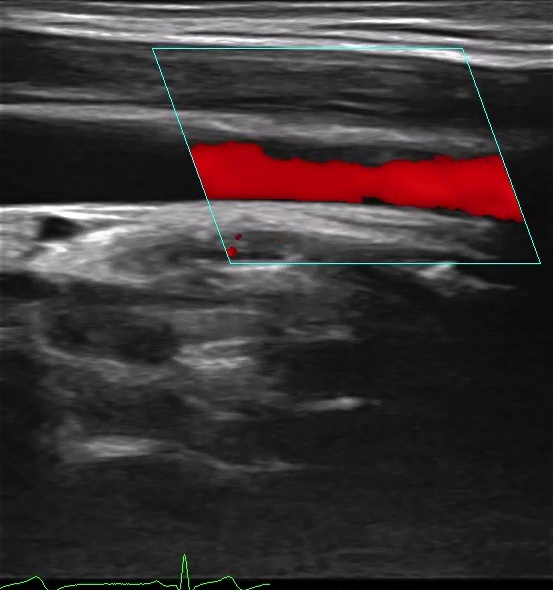
#> input picture data/classify_view/input/frame_004920.jpg, 553 x 590 px
$ python -i image_utils.py   (imports and definitions only)
#> lines starting #> are read from the running program, lines starting #| are printed output that depends on the picture; after the words box and inside, x2 and y2 are one past the last pixel; in counts of white or black regions, pixels touching at a corner belong together
#> further down, picture is the input picture: shape (590, 553, 3); mean B, G, R 52.3, 51.5, 59
import cv2

from config import OCR_UPSCALE


def crop(image, bounds):
    """Return the pixels inside (left, top, right, bottom) bounds."""
    x1, y1, x2, y2 = bounds
    cropped = image[y1:y2, x1:x2]
    print(
        f"[crop] bounds=(left={x1}, top={y1}, right={x2}, bottom={y2}); "
        f"input shape={image.shape}; output crop shape={cropped.shape}"
    )
    return cropped


def prep_light_on_dark(image):
    """Convert bright-on-dark text to OCR-friendly dark text on a light field (OCR was predominantly trained on dark text on light)."""
    print(f"[prep_light_on_dark] Starting with BGR image shape={image.shape}.")
#| [prep_light_on_dark] Starting with BGR image shape=(590, 553, 3).

    # Tesseract gets a single brightness value per pixel instead of three color channels.
    gray = cv2.cvtColor(image, cv2.COLOR_BGR2GRAY)
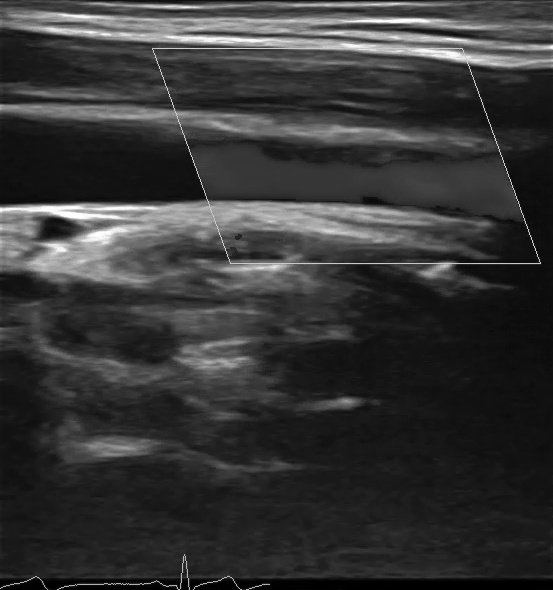
#> gray: shape (590, 553); min 0, max 255, mean 53.9
    print(f"[prep_light_on_dark] Grayscale shape={gray.shape}.")
#| [prep_light_on_dark] Grayscale shape=(590, 553).

    # Scale both dimensions by OCR_UPSCALE to make small footer letters larger.
    gray = cv2.resize(
        gray,
        None,
        fx=OCR_UPSCALE,
        fy=OCR_UPSCALE,
        interpolation=cv2.INTER_CUBIC,
    )
#> gray: shape (1770, 1659)
    print(f"[prep_light_on_dark] Resized by {OCR_UPSCALE}x in each dimension; shape={gray.shape}.")
#| [prep_light_on_dark] Resized by 3x in each dimension; shape=(1770, 1659).

    # Smooth tiny pixel variations before finding a black/white cutoff.
    gray = cv2.GaussianBlur(gray, (3, 3), 0)
    threshold_value, binary = cv2.threshold(
        gray,
        0,
        255,
        cv2.THRESH_BINARY + cv2.THRESH_OTSU,
    )
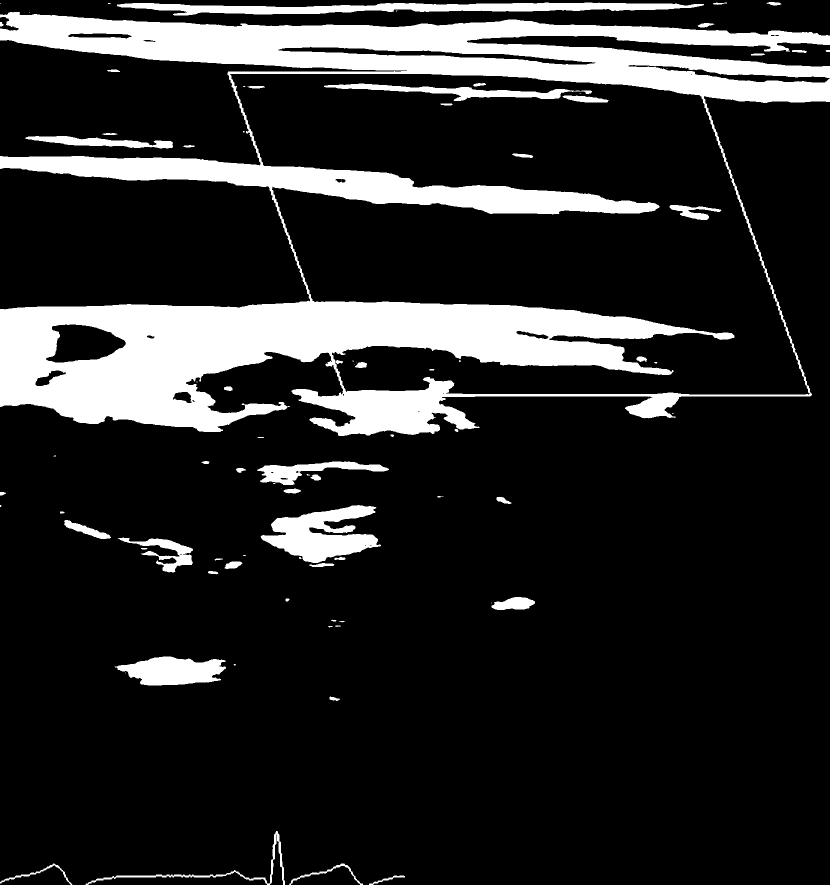
#> binary: shape (1770, 1659) (shown at 1/2 size); 16.3% white; 84 white regions (27 under 20 px), largest, box (x1, y1, x2, y2) and area: (0, 24, 1659, 872) 407007, (234, 5, 1408, 31) 16196, (521, 1010, 762, 1126) 14972
#> threshold_value = 88
    print(f"[prep_light_on_dark] Otsu chose cutoff={threshold_value:.1f}; thresholding separates dark and light pixels.")
#| [prep_light_on_dark] Otsu chose cutoff=88.0; thresholding separates dark and light pixels.

    # The inversion makes bright text dark, which is the common OCR input style.
    binary = cv2.bitwise_not(binary)

    # Adds border to prevent Tesseract from cutting off letters that touch the edge of the image.
    prepared = cv2.copyMakeBorder(
        binary,
        10,
        10,
        10,
        10,
        cv2.BORDER_CONSTANT,
        value=255,
    )
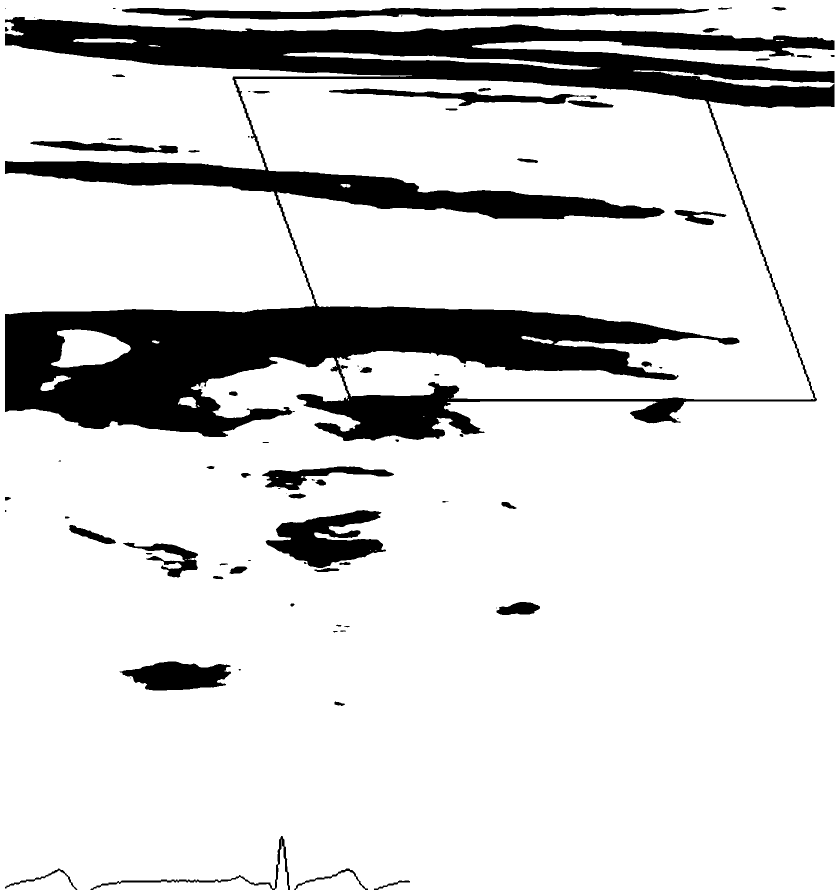
#> prepared: shape (1790, 1679) (shown at 1/2 size); 84.1% white; 84 black regions (27 under 20 px), largest, box (x1, y1, x2, y2) and area: (10, 34, 1669, 882) 407007, (244, 15, 1418, 41) 16196, (531, 1020, 772, 1136) 14972
    print(
        f"[prep_light_on_dark] Inverted image and added a 10-pixel white border; OCR input shape={prepared.shape}."
    )
#| [prep_light_on_dark] Inverted image and added a 10-pixel white border; OCR input shape=(1790, 1679).
    return prepared

>>> import cv2
>>> picture = cv2.imread('../../../data/classify_view/input/frame_004920.jpg')
>>> result = prep_light_on_dark(picture)

$ run again, on data/classify_view/input/frame_006090.jpg
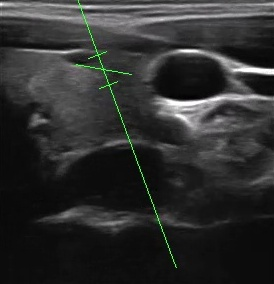
#> input picture data/classify_view/input/frame_006090.jpg, 274 x 284 px
#> picture is the input picture: shape (284, 274, 3); mean B, G, R 46.3, 47, 46.2
#| [prep_light_on_dark] Starting with BGR image shape=(284, 274, 3).
#| [prep_light_on_dark] Grayscale shape=(284, 274).
#| [prep_light_on_dark] Resized by 3x in each dimension; shape=(852, 822).
#> in prep_light_on_dark, `threshold_value, binary = cv2.threshold( gray, 0, 255, cv2.THRESH_BINA..`:
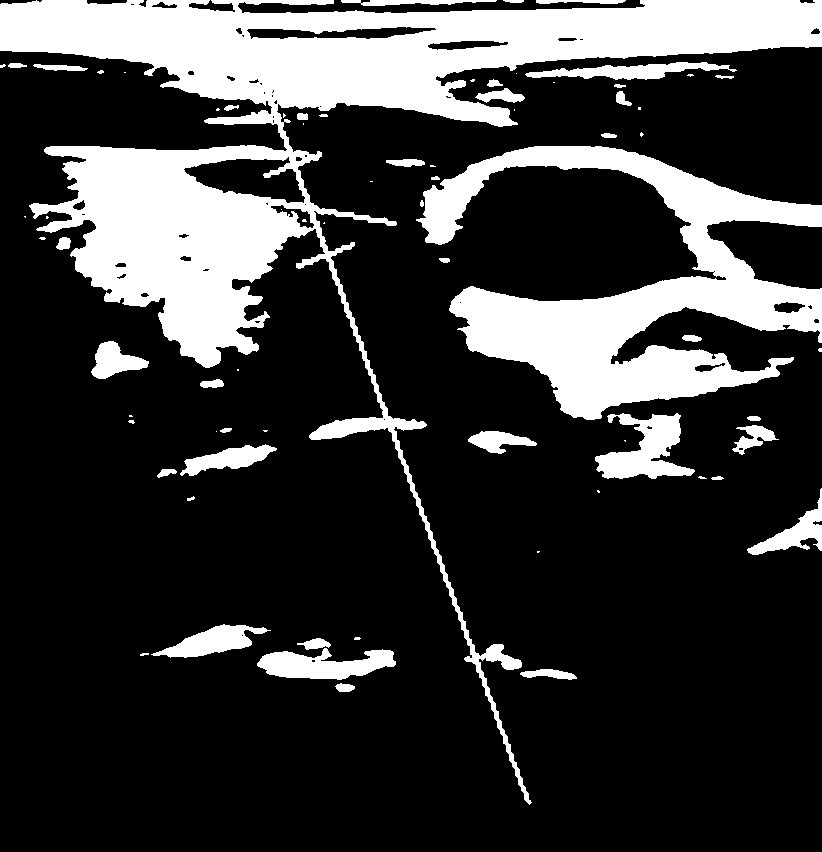
#> binary: shape (852, 822); 22.4% white; 73 white regions (32 under 20 px), largest, box (x1, y1, x2, y2) and area: (0, 0, 822, 805) 95879, (416, 146, 822, 420) 41131, (595, 413, 695, 479) 3451
#> threshold_value = 68
#| [prep_light_on_dark] Otsu chose cutoff=68.0; thresholding separates dark and light pixels.
#> in prep_light_on_dark, `prepared = cv2.copyMakeBorder( binary, 10, 10, 10, 10, cv2.BORDER_CONS..`:
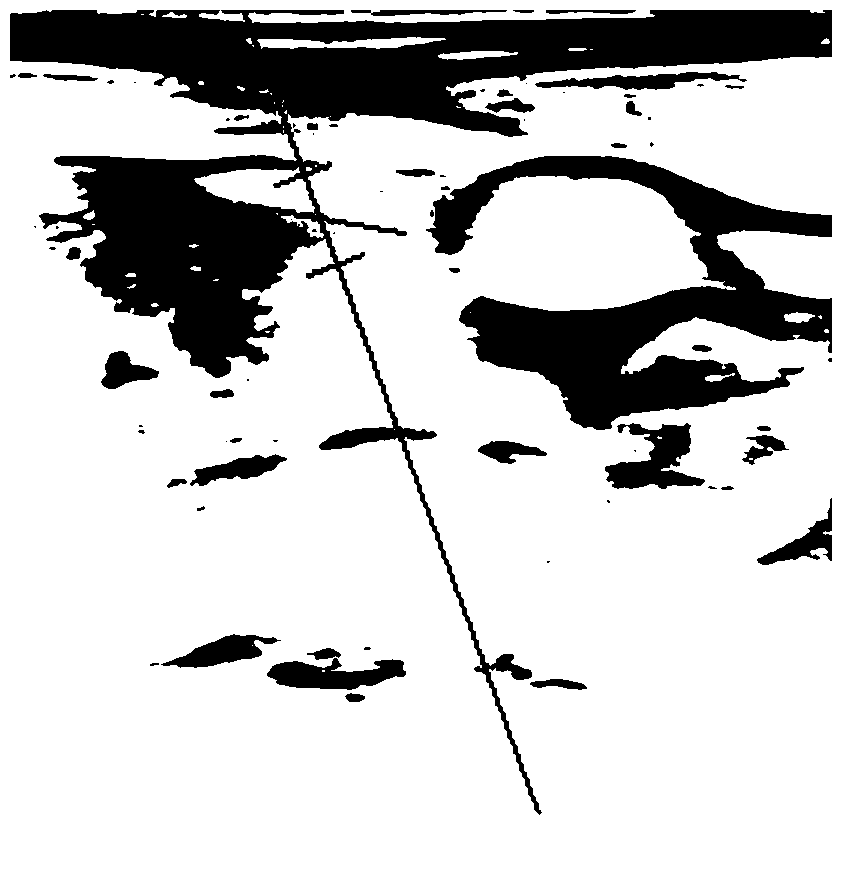
#> prepared: shape (872, 842); 78.7% white; 73 black regions (32 under 20 px), largest, box (x1, y1, x2, y2) and area: (10, 10, 832, 815) 95879, (426, 156, 832, 430) 41131, (605, 423, 705, 489) 3451
#| [prep_light_on_dark] Inverted image and added a 10-pixel white border; OCR input shape=(872, 842).

$ run again, on data/classify_view/input/frame_012000.jpg
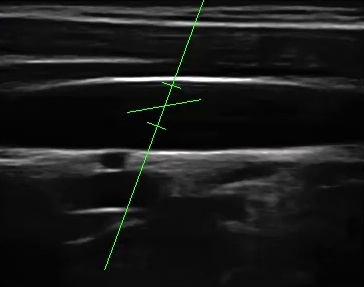
#> input picture data/classify_view/input/frame_012000.jpg, 364 x 287 px
#> picture is the input picture: shape (287, 364, 3); mean B, G, R 25.7, 26.3, 25.8
#| [prep_light_on_dark] Starting with BGR image shape=(287, 364, 3).
#| [prep_light_on_dark] Grayscale shape=(287, 364).
#| [prep_light_on_dark] Resized by 3x in each dimension; shape=(861, 1092).
#> in prep_light_on_dark, `threshold_value, binary = cv2.threshold( gray, 0, 255, cv2.THRESH_BINA..`:
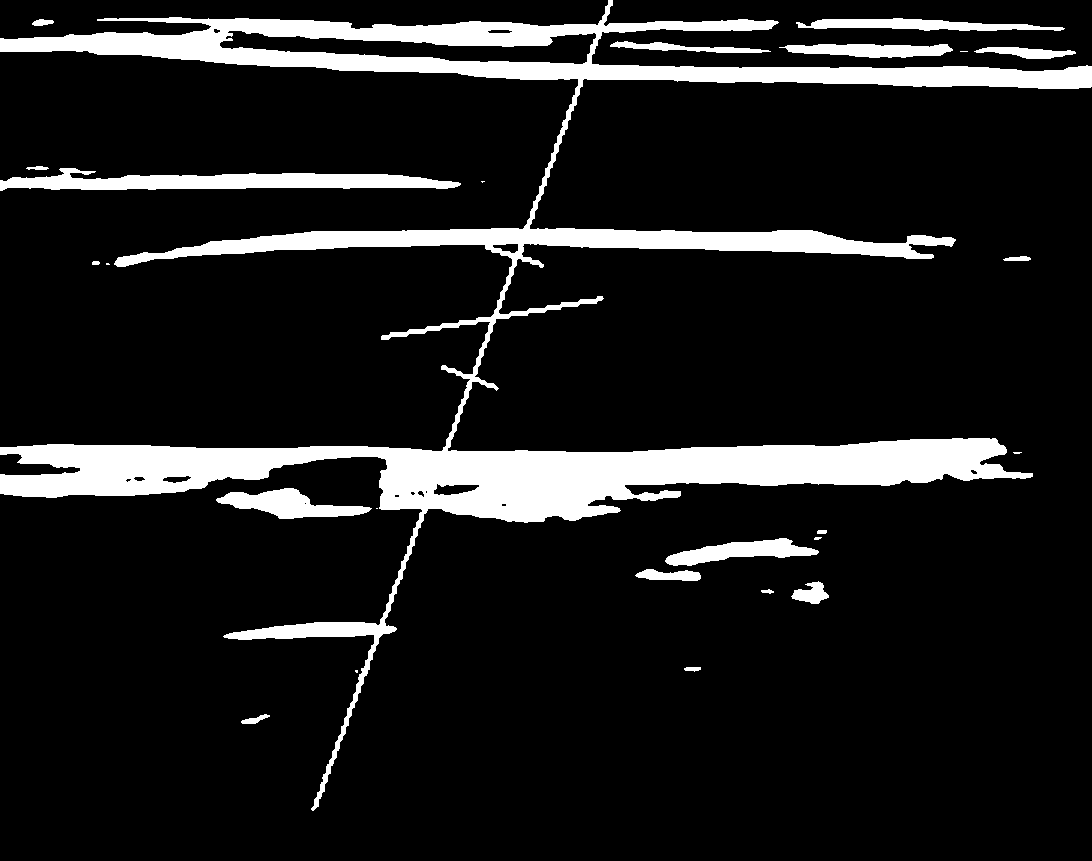
#> binary: shape (861, 1092); 11.6% white; 25 white regions (7 under 20 px), largest, box (x1, y1, x2, y2) and area: (0, 0, 1092, 811) 91459, (0, 168, 461, 191) 6029, (216, 488, 372, 519) 2419
#> threshold_value = 61
#| [prep_light_on_dark] Otsu chose cutoff=61.0; thresholding separates dark and light pixels.
#> in prep_light_on_dark, `prepared = cv2.copyMakeBorder( binary, 10, 10, 10, 10, cv2.BORDER_CONS..`:
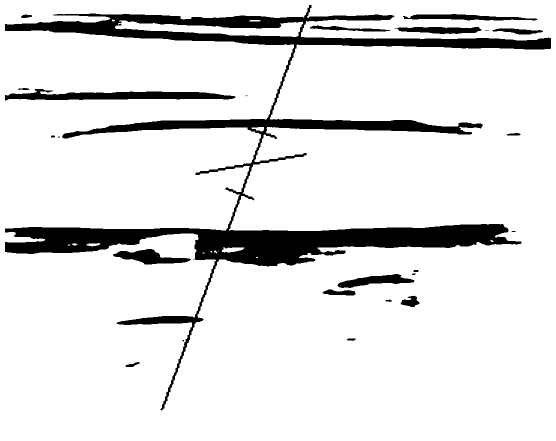
#> prepared: shape (881, 1112) (shown at 1/2 size); 88.9% white; 25 black regions (7 under 20 px), largest, box (x1, y1, x2, y2) and area: (10, 10, 1102, 821) 91459, (10, 178, 471, 201) 6029, (226, 498, 382, 529) 2419
#| [prep_light_on_dark] Inverted image and added a 10-pixel white border; OCR input shape=(881, 1112).
